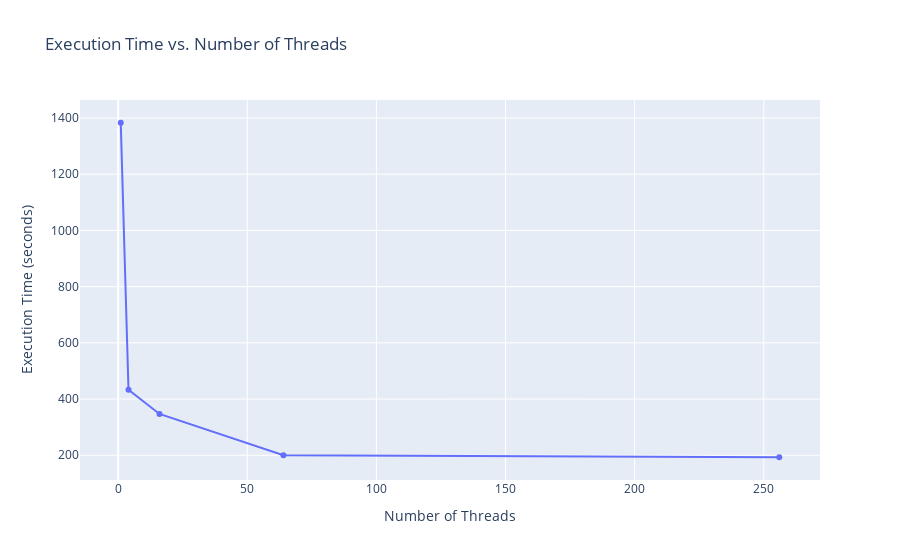

Notebook source saved alongside this figure:
### Code cell
import plotly.graph_objects as go

# Data
threads = [1, 4, 16, 64, 256]
execution_time_ns = [1383238290000, 433491396000, 347791980000, 200550032000, 193415494000]

# Convert nanoseconds to seconds for better readability
execution_time_sec = [time // 1_000_000_000 for time in execution_time_ns]

# Create the plot
fig = go.Figure()
fig.add_trace(go.Scatter(x=threads, y=execution_time_sec, mode='lines+markers'))

# Customize layout
fig.update_layout(
    title='Execution Time vs. Number of Threads',
    xaxis_title='Number of Threads',
    yaxis_title='Execution Time (seconds)',
    # xaxis=dict(tickmode='linear'),
    # yaxis=dict(dtick=1),
)

# Show the plot
fig.show()

### Figure 1 — Plotly figure (JSON) as saved in the notebook; plotly's stock layout.template omitted (floating-point values rounded to 4 significant figures)
{"data": [{"mode": "lines+markers", "type": "scatter", "x": [1, 4, 16, 64, 256], "y": [1383, 433, 347, 200, 193]}], "layout": {"title": {"text": "Execution Time vs. Number of Threads"}, "xaxis": {"title": {"text": "Number of Threads"}}, "yaxis": {"title": {"text": "Execution Time (seconds)"}}}}
